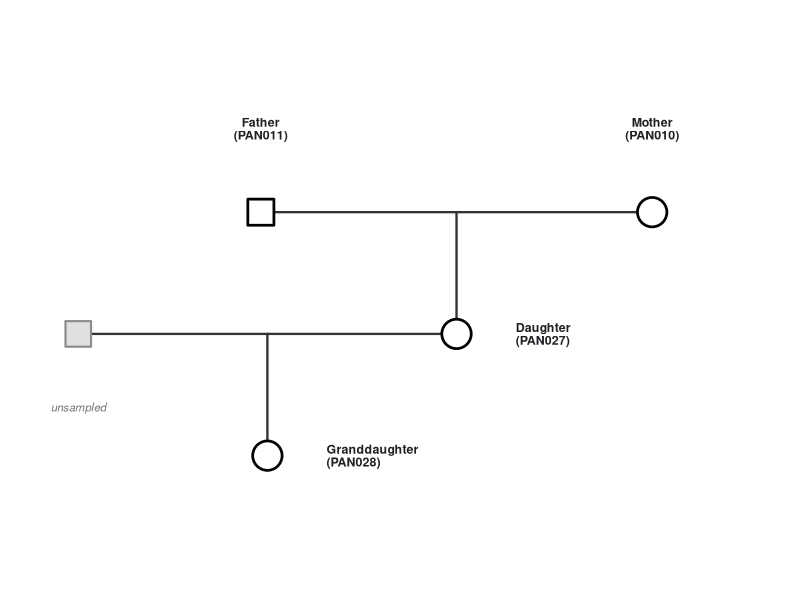
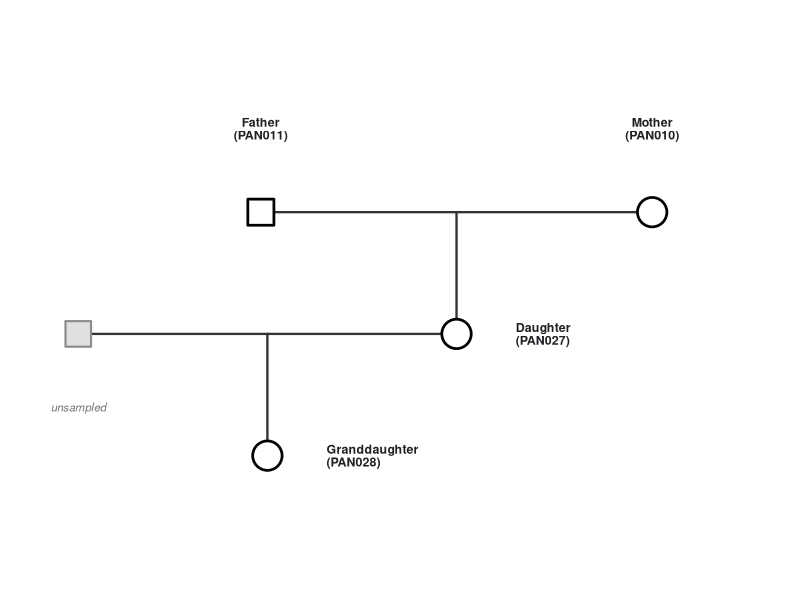

Source code (R) for these figures, in order:
#!/usr/bin/env Rscript
# Fig 5 panel A -- pedigree of the WashU trio-of-trios comparisons.
# Standalone piece (no panel letter; the "A" is added in paper.tex via overpic).
# Output: submission/fig/MainFigures/Fig5A_pedigree.{pdf,png}, 3600 x 300 units
# to stack cleanly above the B/C/D ribbon panels (same 3600-wide coordinate).

suppressPackageStartupMessages(library(ggplot2))

.args <- commandArgs(trailingOnly = FALSE)
.f    <- sub("^--file=", "", .args[grep("^--file=", .args)])
root  <- if (length(.f)) normalizePath(file.path(dirname(.f), "..", "..", "..")) else getwd()
out   <- file.path(root, "submission/fig/MainFigures")
dir.create(out, recursive = TRUE, showWarnings = FALSE)

TEXT <- "#202124"
GG_TS <- function(svg) svg * 1.55 / 11.856

# tight framing window around the pedigree only (data units; y grows downward)
XLO <- 55; XHI <- 515; YLO <- -14; YHI <- 235
G1Y <- 60; G2Y <- 130; G3Y <- 200   # three generation rows (compact vertical spacing)

# Faithful WashU trio-of-trios topology (Cechova et al.):
#   gen-1  PAN011 (grandfather, square)  x  PAN010 (grandmother, circle)
#   gen-2  their daughter PAN027 (mother, circle)  x  unsampled father (open square)
#   gen-3  granddaughter PAN028 (circle), child of PAN027 x the unsampled father
# labels are sample IDs only (roles are given in the caption) to keep the panel compact
PAN011_X <- 205; PAN010_X <- 430; UNS_X <- 100
G1_MX <- (PAN011_X + PAN010_X) / 2   # gen-1 couple midpoint (descent drops to PAN027)
G2_MX <- (UNS_X + G1_MX) / 2         # gen-2 couple midpoint (descent drops to PAN028)

ped <- data.frame(
  x     = c(PAN011_X, PAN010_X, G1_MX, G2_MX),
  y     = c(G1Y,      G1Y,      G2Y,   G3Y),
  shape = c(22,       21,       21,    21),
  lab   = c("Father\n(PAN011)", "Mother\n(PAN010)", "Daughter\n(PAN027)", "Granddaughter\n(PAN028)"),
  labx  = c(PAN011_X, PAN010_X, G1_MX + 34, G2_MX + 34),
  laby  = c(G1Y - 48, G1Y - 48, G2Y, G3Y),
  hj    = c(0.5, 0.5, 0, 0))
# unsampled father of the granddaughter (open square, not sequenced)
partner <- data.frame(x = UNS_X, y = G2Y)
# gen-1 marriage bar, descent to PAN027, gen-2 marriage bar (PAN027 x partner), descent to PAN028
lines <- data.frame(
  x    = c(PAN011_X, G1_MX, UNS_X, G2_MX),
  xend = c(PAN010_X, G1_MX, G1_MX, G2_MX),
  y    = c(G1Y,      G1Y,   G2Y,   G2Y),
  yend = c(G1Y,      G2Y,   G2Y,   G3Y))

p <- ggplot() +
  geom_segment(data = lines, aes(x = x, xend = xend, y = y, yend = yend),
               color = "#333333", linewidth = 0.8, lineend = "round") +
  geom_point(data = partner, aes(x = x, y = y), shape = 22, fill = "grey88",
             color = "grey55", size = 9, stroke = 1.1) +
  geom_point(data = ped, aes(x = x, y = y, shape = shape), fill = "white",
             color = "black", size = 9, stroke = 1.4) +
  geom_text(data = ped, aes(x = labx, y = laby, label = lab, hjust = hj),
            size = GG_TS(24), fontface = "bold", color = TEXT, lineheight = 0.85) +
  geom_text(data = partner, aes(x = x, y = y + 42), label = "unsampled",
            size = GG_TS(22), color = "grey45", fontface = "italic") +
  scale_shape_identity() + scale_fill_identity() +
  scale_y_reverse(limits = c(YHI, YLO), expand = c(0, 0)) +
  scale_x_continuous(limits = c(XLO, XHI), expand = c(0, 0)) +
  coord_fixed(ratio = 1, clip = "off") +
  theme_void() + theme(legend.position = "none",
    plot.background = element_rect(fill = "white", color = NA))

ggsave(file.path(out, "Fig5A_pedigree.pdf"), p,
       width = 2.9, height = 2.9 * (YHI - YLO) / (XHI - XLO), bg = "white")
ggsave(file.path(out, "Fig5A_pedigree.png"), p,
       width = 2.9, height = 2.9 * (YHI - YLO) / (XHI - XLO), dpi = 300, bg = "white")
cat("wrote", file.path(out, "Fig5A_pedigree.{pdf,png}"), "\n")
